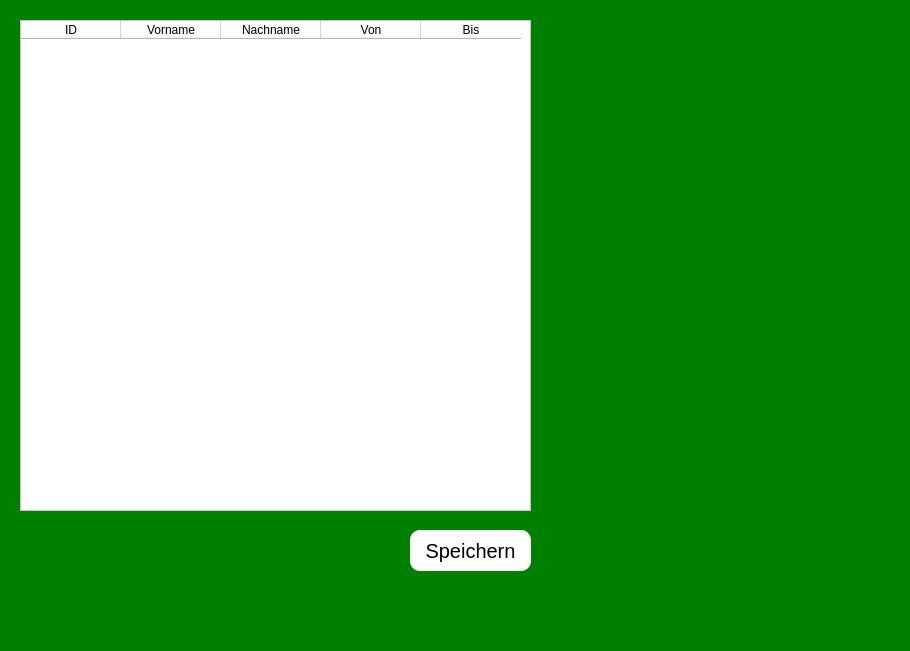
<?xml version="1.0" encoding="UTF-8"?>
<ui version="4.0">
 <class>TrainerWindow</class>
 <widget class="QMainWindow" name="TrainerWindow">
  <property name="geometry">
   <rect>
    <x>0</x>
    <y>0</y>
    <width>910</width>
    <height>651</height>
   </rect>
  </property>
  <property name="windowTitle">
   <string>SV Werder Bremen</string>
  </property>
  <property name="windowIcon">
   <iconset>
    <normaloff>logo.bmp</normaloff>logo.bmp</iconset>
  </property>
  <property name="styleSheet">
   <string notr="true">background-color:green;</string>
  </property>
  <widget class="QWidget" name="centralwidget">
   <widget class="QTableWidget" name="trainerTbl">
    <property name="geometry">
     <rect>
      <x>20</x>
      <y>20</y>
      <width>511</width>
      <height>491</height>
     </rect>
    </property>
    <property name="minimumSize">
     <size>
      <width>0</width>
      <height>491</height>
     </size>
    </property>
    <property name="maximumSize">
     <size>
      <width>511</width>
      <height>16777215</height>
     </size>
    </property>
    <property name="styleSheet">
     <string notr="true">background-color:white;
font: 14pt &quot;Segoe UI&quot;;</string>
    </property>
    <property name="sizeAdjustPolicy">
     <enum>QAbstractScrollArea::AdjustIgnored</enum>
    </property>
    <property name="alternatingRowColors">
     <bool>false</bool>
    </property>
    <column>
     <property name="text">
      <string>ID</string>
     </property>
    </column>
    <column>
     <property name="text">
      <string>Vorname</string>
     </property>
    </column>
    <column>
     <property name="text">
      <string>Nachname</string>
     </property>
    </column>
    <column>
     <property name="text">
      <string>Von</string>
     </property>
    </column>
    <column>
     <property name="text">
      <string>Bis</string>
     </property>
    </column>
   </widget>
   <widget class="QPushButton" name="saveBtn">
    <property name="geometry">
     <rect>
      <x>410</x>
      <y>530</y>
      <width>121</width>
      <height>41</height>
     </rect>
    </property>
    <property name="font">
     <font>
      <pointsize>15</pointsize>
     </font>
    </property>
    <property name="styleSheet">
     <string notr="true">color:black; border-radius:10px;background-color:white;</string>
    </property>
    <property name="text">
     <string>Speichern</string>
    </property>
   </widget>
   <widget class="QLabel" name="label">
    <property name="geometry">
     <rect>
      <x>570</x>
      <y>30</y>
      <width>281</width>
      <height>251</height>
     </rect>
    </property>
    <property name="text">
     <string/>
    </property>
    <property name="pixmap">
     <pixmap>logo.jpg</pixmap>
    </property>
   </widget>
  </widget>
  <widget class="QMenuBar" name="menubar">
   <property name="geometry">
    <rect>
     <x>0</x>
     <y>0</y>
     <width>910</width>
     <height>22</height>
    </rect>
   </property>
  </widget>
  <widget class="QStatusBar" name="statusBar"/>
 </widget>
 <resources/>
 <connections/>
</ui>
